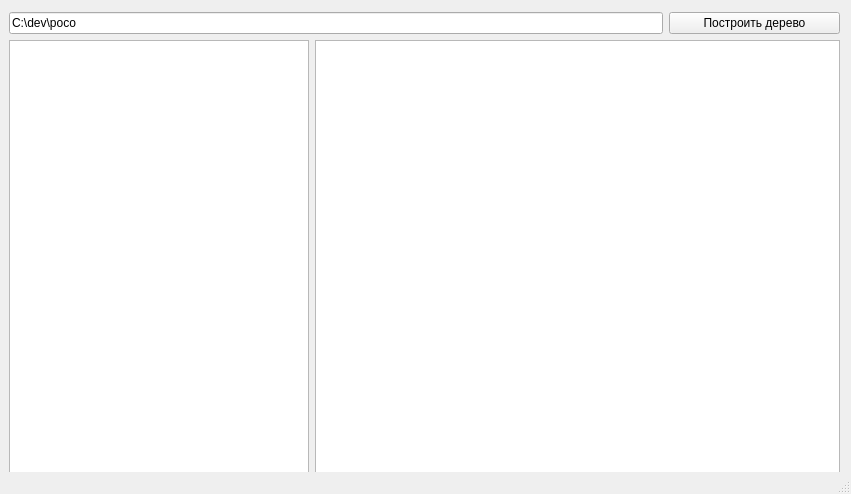
<?xml version="1.0" encoding="UTF-8"?>
<ui version="4.0">
 <class>WidgetTree</class>
 <widget class="QMainWindow" name="WidgetTree">
  <property name="geometry">
   <rect>
    <x>0</x>
    <y>0</y>
    <width>851</width>
    <height>494</height>
   </rect>
  </property>
  <property name="windowTitle">
   <string>WidgetTree</string>
  </property>
  <widget class="QWidget" name="centralwidget">
   <widget class="QWidget" name="gridLayoutWidget">
    <property name="geometry">
     <rect>
      <x>9</x>
      <y>12</y>
      <width>831</width>
      <height>461</height>
     </rect>
    </property>
    <layout class="QGridLayout" name="gridLayout">
     <item row="0" column="0" colspan="3">
      <widget class="QLineEdit" name="leRootDir">
       <property name="text">
        <string>C:\dev\poco</string>
       </property>
      </widget>
     </item>
     <item row="2" column="1" colspan="3">
      <widget class="QTableView" name="tableView"/>
     </item>
     <item row="2" column="0">
      <widget class="QTreeView" name="treeView">
       <property name="maximumSize">
        <size>
         <width>300</width>
         <height>16777215</height>
        </size>
       </property>
      </widget>
     </item>
     <item row="0" column="3">
      <widget class="QPushButton" name="pbDrawTree">
       <property name="text">
        <string>Построить дерево</string>
       </property>
      </widget>
     </item>
    </layout>
   </widget>
  </widget>
  <widget class="QStatusBar" name="statusbar"/>
 </widget>
 <resources/>
 <connections/>
</ui>
